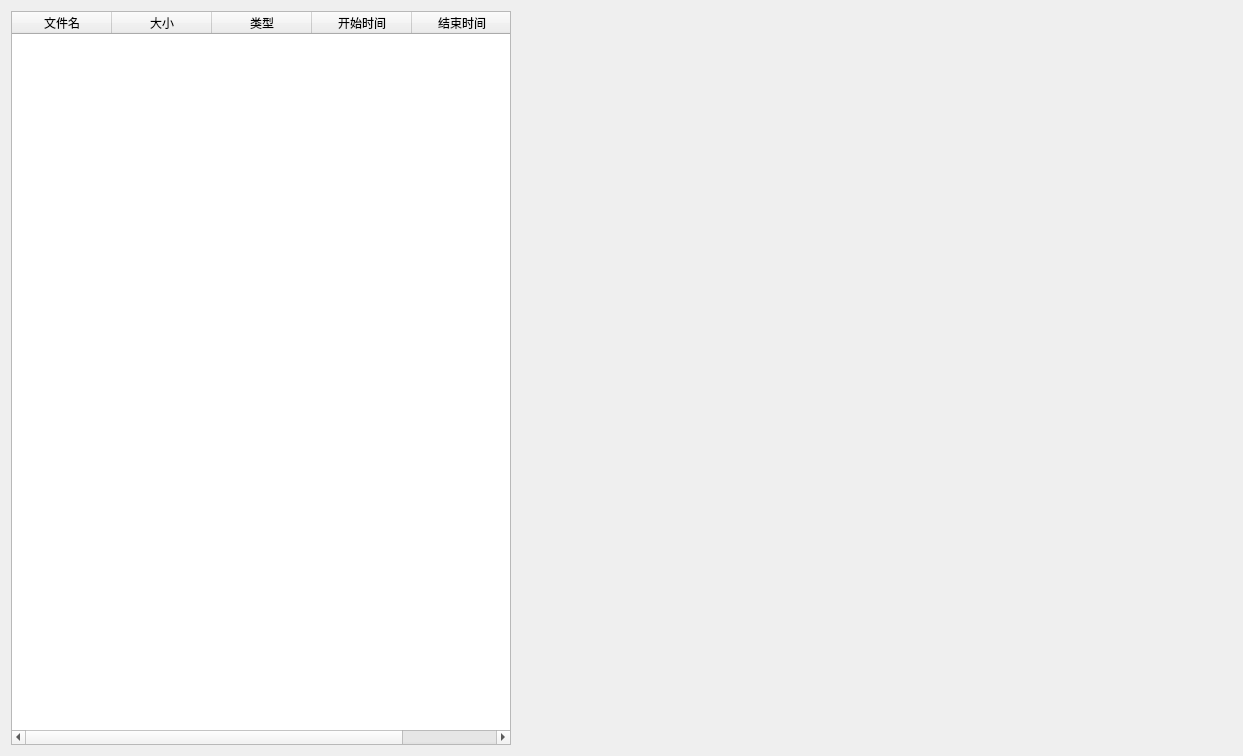
<?xml version="1.0" encoding="UTF-8"?>
<ui version="4.0">
 <class>MainPlayBackWidget</class>
 <widget class="QWidget" name="MainPlayBackWidget">
  <property name="geometry">
   <rect>
    <x>0</x>
    <y>0</y>
    <width>1243</width>
    <height>756</height>
   </rect>
  </property>
  <property name="windowTitle">
   <string>Form</string>
  </property>
  <layout class="QVBoxLayout" name="verticalLayout">
   <item>
    <layout class="QHBoxLayout" name="horizontalLayout">
     <item>
      <widget class="QTableWidget" name="tableWidget">
       <property name="maximumSize">
        <size>
         <width>500</width>
         <height>16777215</height>
        </size>
       </property>
       <column>
        <property name="text">
         <string>文件名</string>
        </property>
       </column>
       <column>
        <property name="text">
         <string>大小</string>
        </property>
       </column>
       <column>
        <property name="text">
         <string>类型</string>
        </property>
       </column>
       <column>
        <property name="text">
         <string>开始时间</string>
        </property>
       </column>
       <column>
        <property name="text">
         <string>结束时间</string>
        </property>
       </column>
      </widget>
     </item>
     <item>
      <widget class="QWidget" name="widget" native="true">
       <layout class="QHBoxLayout" name="horizontalLayout_2">
        <item>
         <layout class="QGridLayout" name="gridLayout"/>
        </item>
       </layout>
      </widget>
     </item>
    </layout>
   </item>
  </layout>
 </widget>
 <resources/>
 <connections/>
</ui>
